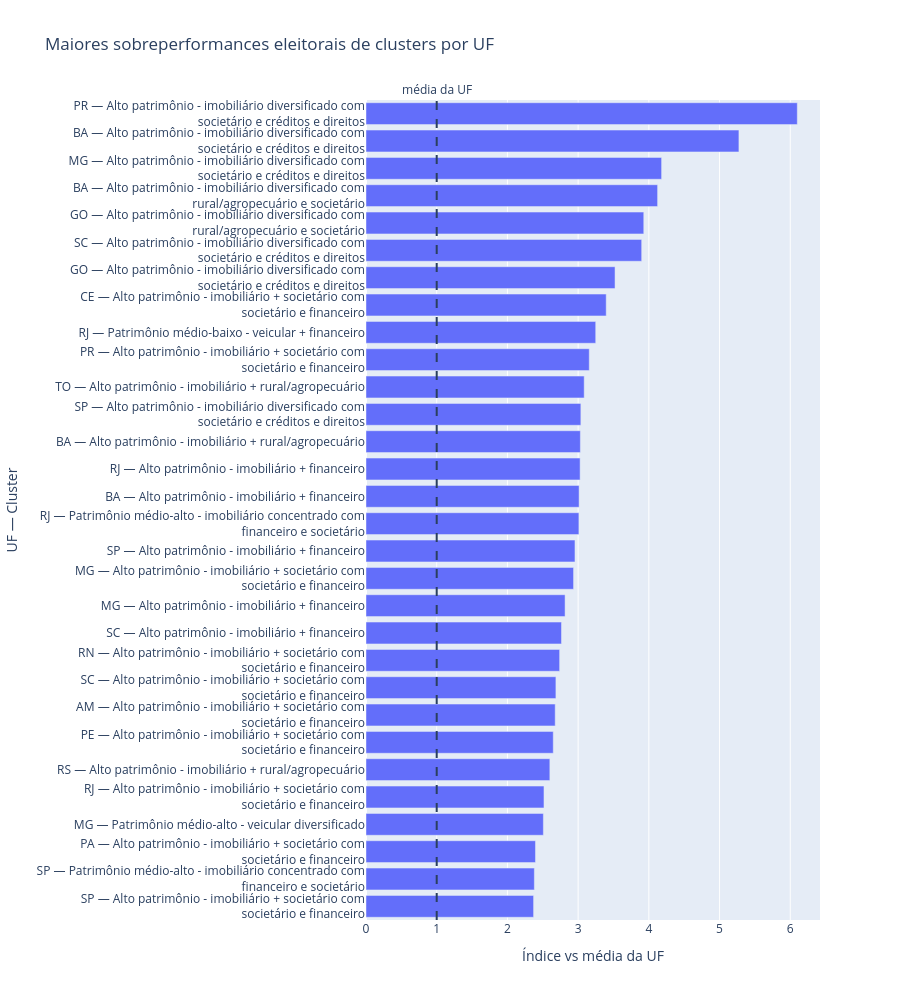

Write notebook code for a chart like this one.
### Code cell
# ============================================================
# 3.19 Gráfico — Maiores sobreperformances cluster x UF
# ============================================================

N_TOP_UF = 30

df_plot_top_uf = (
    top_sobreperformance_uf
    .head(N_TOP_UF)
    .copy()
)

df_plot_top_uf["cluster_uf_label"] = (
    df_plot_top_uf["SG_UF"]
    + " — "
    + df_plot_top_uf["perfil_cluster"].apply(lambda x: quebra_label(x, 55))
)

fig = px.bar(
    df_plot_top_uf.sort_values("indice_vs_uf", ascending=True),
    x="indice_vs_uf",
    y="cluster_uf_label",
    orientation="h",
    hover_data={
        "SG_UF": True,
        "perfil_cluster": True,
        "cluster_uf_label": False,
        "candidatos_cluster_uf": True,
        "eleitos_cluster_uf": True,
        "taxa_cluster_uf": ":.2%",
        "taxa_uf": ":.2%",
        "indice_vs_uf": ":.2f",
        "delta_pp_vs_uf": ":.2f"
    },
    labels={
        "indice_vs_uf": "Índice vs média da UF",
        "cluster_uf_label": "UF — Cluster"
    },
    title="Maiores sobreperformances eleitorais de clusters por UF"
)

fig.add_vline(
    x=1,
    line_dash="dash",
    annotation_text="média da UF",
    annotation_position="top"
)

fig.update_layout(height=1000)

fig.write_html(PASTA_GRAFICOS / "eixo3_top_sobreperformance_cluster_uf.html")

if RENDERIZAR_NO_NOTEBOOK:
    fig.show()

### Figure 1 — Plotly figure (JSON) as saved in the notebook; plotly's stock layout.template omitted (floating-point values rounded to 4 significant figures; data arrays with more than 128 entries replaced by an {"elided": "..."} marker saying what was removed)
{"data": [{"customdata": {"elided": "30x7 mixed values"}, "hovertemplate": "Índice vs média da UF=%{x:.2f}<br>SG_UF=%{customdata[0]}<br>perfil_cluster=%{customdata[1]}<br>candidatos_cluster_uf=%{customdata[2]}<br>eleitos_cluster_uf=%{customdata[3]}<br>taxa_cluster_uf=%{customdata[4]:.2%}<br>taxa_uf=%{customdata[5]:.2%}<br>delta_pp_vs_uf=%{customdata[6]:.2f}<extra></extra>", "legendgroup": "", "marker": {"color": "#636efa", "pattern": {"shape": ""}}, "name": "", "orientation": "h", "showlegend": false, "textposition": "auto", "type": "bar", "x": [2.37, 2.381, 2.397, 2.508, 2.517, 2.6, 2.648, 2.676, 2.686, 2.738, 2.765, 2.815, 2.935, 2.955, 3.011, 3.014, 3.028, 3.032, 3.038, 3.086, 3.157, 3.249, 3.397, 3.522, 3.899, 3.928, 4.124, 4.18, 5.274, 6.099], "xaxis": "x", "y": ["SP — Alto patrimônio - imobiliário + societário com<br>societário e financeiro", "SP — Patrimônio médio-alto - imobiliário concentrado com<br>financeiro e societário", "PA — Alto patrimônio - imobiliário + societário com<br>societário e financeiro", "MG — Patrimônio médio-alto - veicular diversificado", "RJ — Alto patrimônio - imobiliário + societário com<br>societário e financeiro", "RS — Alto patrimônio - imobiliário + rural/agropecuário", "PE — Alto patrimônio - imobiliário + societário com<br>societário e financeiro", "AM — Alto patrimônio - imobiliário + societário com<br>societário e financeiro", "SC — Alto patrimônio - imobiliário + societário com<br>societário e financeiro", "RN — Alto patrimônio - imobiliário + societário com<br>societário e financeiro", "SC — Alto patrimônio - imobiliário + financeiro", "MG — Alto patrimônio - imobiliário + financeiro", "MG — Alto patrimônio - imobiliário + societário com<br>societário e financeiro", "SP — Alto patrimônio - imobiliário + financeiro", "RJ — Patrimônio médio-alto - imobiliário concentrado com<br>financeiro e societário", "BA — Alto patrimônio - imobiliário + financeiro", "RJ — Alto patrimônio - imobiliário + financeiro", "BA — Alto patrimônio - imobiliário + rural/agropecuário", "SP — Alto patrimônio - imobiliário diversificado com<br>societário e créditos e direitos", "TO — Alto patrimônio - imobiliário + rural/agropecuário", "PR — Alto patrimônio - imobiliário + societário com<br>societário e financeiro", "RJ — Patrimônio médio-baixo - veicular + financeiro", "CE — Alto patrimônio - imobiliário + societário com<br>societário e financeiro", "GO — Alto patrimônio - imobiliário diversificado com<br>societário e créditos e direitos", "SC — Alto patrimônio - imobiliário diversificado com<br>societário e créditos e direitos", "GO — Alto patrimônio - imobiliário diversificado com<br>rural/agropecuário e societário", "BA — Alto patrimônio - imobiliário diversificado com<br>rural/agropecuário e societário", "MG — Alto patrimônio - imobiliário diversificado com<br>societário e créditos e direitos", "BA — Alto patrimônio - imobiliário diversificado com<br>societário e créditos e direitos", "PR — Alto patrimônio - imobiliário diversificado com<br>societário e créditos e direitos"], "yaxis": "y"}], "layout": {"annotations": [{"showarrow": false, "text": "média da UF", "x": 1, "xanchor": "center", "xref": "x", "y": 1, "yanchor": "bottom", "yref": "y domain"}], "barmode": "relative", "height": 1000, "legend": {"tracegroupgap": 0}, "shapes": [{"line": {"dash": "dash"}, "type": "line", "x0": 1, "x1": 1, "xref": "x", "y0": 0, "y1": 1, "yref": "y domain"}], "title": {"text": "Maiores sobreperformances eleitorais de clusters por UF"}, "xaxis": {"anchor": "y", "domain": [0, 1], "title": {"text": "Índice vs média da UF"}}, "yaxis": {"anchor": "x", "domain": [0, 1], "title": {"text": "UF — Cluster"}}}}
